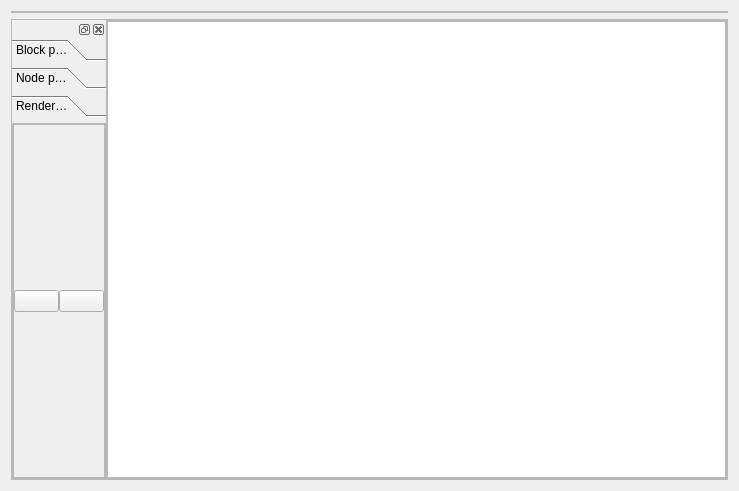
<?xml version="1.0" encoding="UTF-8"?>
<ui version="4.0">
 <class>RenderingPipelineEditorWindow</class>
 <widget class="QWidget" name="RenderingPipelineEditorWindow">
  <property name="geometry">
   <rect>
    <x>0</x>
    <y>0</y>
    <width>739</width>
    <height>491</height>
   </rect>
  </property>
  <property name="windowTitle">
   <string>Form</string>
  </property>
  <layout class="QVBoxLayout" name="verticalLayout_5" stretch="0,0">
   <item>
    <widget class="QFrame" name="toolbarFrame">
     <property name="frameShape">
      <enum>QFrame::StyledPanel</enum>
     </property>
     <property name="frameShadow">
      <enum>QFrame::Raised</enum>
     </property>
     <layout class="QHBoxLayout" name="horizontalLayout">
      <property name="spacing">
       <number>0</number>
      </property>
      <property name="margin">
       <number>0</number>
      </property>
     </layout>
    </widget>
   </item>
   <item>
    <widget class="QFrame" name="mainFrame">
     <property name="frameShape">
      <enum>QFrame::StyledPanel</enum>
     </property>
     <property name="frameShadow">
      <enum>QFrame::Raised</enum>
     </property>
     <layout class="QHBoxLayout" name="horizontalLayout_4" stretch="0,1">
      <property name="spacing">
       <number>0</number>
      </property>
      <property name="margin">
       <number>0</number>
      </property>
      <item>
       <widget class="QDockWidget" name="dockWidget">
        <widget class="QWidget" name="dockWidgetContents">
         <layout class="QVBoxLayout" name="verticalLayout">
          <property name="spacing">
           <number>0</number>
          </property>
          <property name="margin">
           <number>0</number>
          </property>
          <item>
           <widget class="QToolBox" name="toolBox">
            <property name="currentIndex">
             <number>2</number>
            </property>
            <widget class="QWidget" name="blockPropertiesPage">
             <property name="geometry">
              <rect>
               <x>0</x>
               <y>0</y>
               <width>85</width>
               <height>360</height>
              </rect>
             </property>
             <attribute name="label">
              <string>Block properties</string>
             </attribute>
             <layout class="QVBoxLayout" name="verticalLayout_2">
              <property name="spacing">
               <number>0</number>
              </property>
              <property name="margin">
               <number>0</number>
              </property>
              <item>
               <widget class="QScrollArea" name="scrollableBlockPropertiesPanel">
                <property name="widgetResizable">
                 <bool>true</bool>
                </property>
                <widget class="QWidget" name="scrollableBlockPropertiesPanel_2">
                 <property name="geometry">
                  <rect>
                   <x>0</x>
                   <y>0</y>
                   <width>83</width>
                   <height>358</height>
                  </rect>
                 </property>
                </widget>
               </widget>
              </item>
             </layout>
            </widget>
            <widget class="QWidget" name="nodePropertiesPage">
             <property name="geometry">
              <rect>
               <x>0</x>
               <y>0</y>
               <width>85</width>
               <height>360</height>
              </rect>
             </property>
             <attribute name="label">
              <string>Node properties</string>
             </attribute>
             <layout class="QVBoxLayout" name="verticalLayout_3">
              <property name="spacing">
               <number>0</number>
              </property>
              <property name="margin">
               <number>0</number>
              </property>
              <item>
               <widget class="QScrollArea" name="scrollableNodePropertiesPanel">
                <property name="widgetResizable">
                 <bool>true</bool>
                </property>
                <widget class="QWidget" name="scrollableNodePropertiesPanel_2">
                 <property name="geometry">
                  <rect>
                   <x>0</x>
                   <y>0</y>
                   <width>83</width>
                   <height>358</height>
                  </rect>
                 </property>
                </widget>
               </widget>
              </item>
             </layout>
            </widget>
            <widget class="QWidget" name="renderTargetsPage">
             <property name="geometry">
              <rect>
               <x>0</x>
               <y>0</y>
               <width>85</width>
               <height>360</height>
              </rect>
             </property>
             <attribute name="label">
              <string>Render targets</string>
             </attribute>
             <layout class="QVBoxLayout" name="verticalLayout_4">
              <property name="spacing">
               <number>0</number>
              </property>
              <property name="margin">
               <number>0</number>
              </property>
              <item>
               <widget class="QFrame" name="frame">
                <property name="frameShape">
                 <enum>QFrame::StyledPanel</enum>
                </property>
                <property name="frameShadow">
                 <enum>QFrame::Raised</enum>
                </property>
                <layout class="QVBoxLayout" name="renderTargetsPageLayout">
                 <property name="spacing">
                  <number>0</number>
                 </property>
                 <property name="margin">
                  <number>0</number>
                 </property>
                 <item>
                  <widget class="QFrame" name="frame_2">
                   <property name="frameShape">
                    <enum>QFrame::StyledPanel</enum>
                   </property>
                   <property name="frameShadow">
                    <enum>QFrame::Raised</enum>
                   </property>
                   <layout class="QHBoxLayout" name="horizontalLayout_3">
                    <property name="spacing">
                     <number>0</number>
                    </property>
                    <property name="margin">
                     <number>0</number>
                    </property>
                    <item>
                     <widget class="QPushButton" name="addTargetButton">
                      <property name="text">
                       <string/>
                      </property>
                     </widget>
                    </item>
                    <item>
                     <widget class="QPushButton" name="removeTargetButton">
                      <property name="text">
                       <string/>
                      </property>
                     </widget>
                    </item>
                   </layout>
                  </widget>
                 </item>
                </layout>
               </widget>
              </item>
             </layout>
            </widget>
           </widget>
          </item>
         </layout>
        </widget>
       </widget>
      </item>
      <item>
       <widget class="QScrollArea" name="mainEditorPanel">
        <property name="widgetResizable">
         <bool>true</bool>
        </property>
        <widget class="QWidget" name="scrollAreaWidgetContents">
         <property name="geometry">
          <rect>
           <x>0</x>
           <y>0</y>
           <width>632</width>
           <height>461</height>
          </rect>
         </property>
         <layout class="QHBoxLayout" name="horizontalLayout_2">
          <property name="spacing">
           <number>0</number>
          </property>
          <property name="margin">
           <number>0</number>
          </property>
          <item>
           <widget class="QGraphicsView" name="graphWidget">
            <property name="contextMenuPolicy">
             <enum>Qt::CustomContextMenu</enum>
            </property>
           </widget>
          </item>
         </layout>
        </widget>
       </widget>
      </item>
     </layout>
    </widget>
   </item>
  </layout>
 </widget>
 <resources/>
 <connections/>
</ui>
